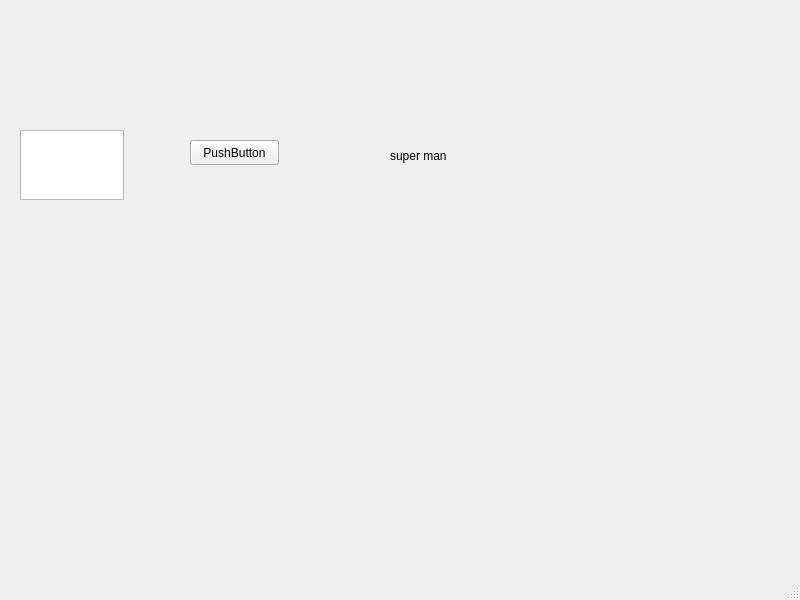
<?xml version="1.0" encoding="UTF-8"?>
<ui version="4.0">
 <class>MainWindow</class>
 <widget class="QMainWindow" name="MainWindow">
  <property name="geometry">
   <rect>
    <x>0</x>
    <y>0</y>
    <width>800</width>
    <height>600</height>
   </rect>
  </property>
  <property name="windowTitle">
   <string>MainWindow</string>
  </property>
  <widget class="QWidget" name="centralwidget">
   <widget class="QLabel" name="label">
    <property name="geometry">
     <rect>
      <x>390</x>
      <y>140</y>
      <width>151</width>
      <height>31</height>
     </rect>
    </property>
    <property name="text">
     <string>super man</string>
    </property>
   </widget>
   <widget class="QPushButton" name="pushButton">
    <property name="geometry">
     <rect>
      <x>190</x>
      <y>140</y>
      <width>89</width>
      <height>25</height>
     </rect>
    </property>
    <property name="text">
     <string>PushButton</string>
    </property>
   </widget>
   <widget class="QTextEdit" name="textEdit">
    <property name="geometry">
     <rect>
      <x>20</x>
      <y>130</y>
      <width>104</width>
      <height>70</height>
     </rect>
    </property>
   </widget>
  </widget>
  <widget class="QMenuBar" name="menubar">
   <property name="geometry">
    <rect>
     <x>0</x>
     <y>0</y>
     <width>800</width>
     <height>22</height>
    </rect>
   </property>
  </widget>
  <widget class="QStatusBar" name="statusbar"/>
 </widget>
 <resources/>
 <connections/>
</ui>
